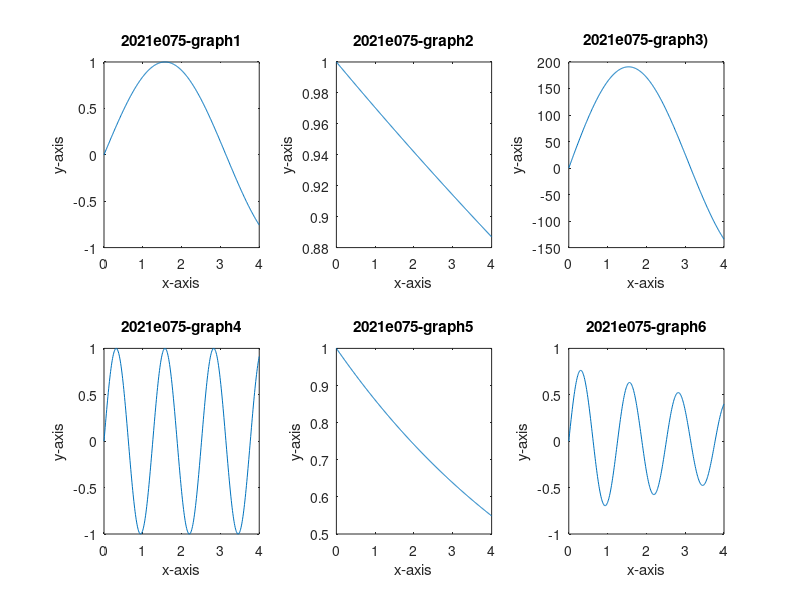

Recreate this plot in MATLAB.

% (1)b.
% Graph_1
subplot(2,3,1);
x=[0:0.01:4];
y1=sin(x);
plot(x,y1)
title('2021e075-graph1');
xlabel('x-axis');
ylabel('y-axis');

%Graph_2
subplot(2,3,2);
x=[0:0.01:4];
y2=exp(-0.03*x);
plot(x,y2)
title('2021e075-graph2');
xlabel('x-axis');
ylabel('y-axis');

%Graph_3
subplot(2,3,3);
x=[0:0.01:4];
y3=exp(-0.03*x).*sin(x).*200;
plot(x,y3)
title('2021e075-graph3)');
xlabel('x-axis');
ylabel('y-axis');

% Graph_4
subplot(2,3,4);
x=[0:0.01:4];
y4=sin(5*x);
plot(x,y4)
title('2021e075-graph4');
xlabel('x-axis');
ylabel('y-axis');

%Graph_5
subplot(2,3,5);
x=[0:0.01:4];
y5=exp(-0.15*x);
plot(x,y5)
title('2021e075-graph5');
xlabel('x-axis');
ylabel('y-axis');

%Graph_6
subplot(2,3,6);
x=[0:0.01:4];
y6=exp(-0.15*x).*sin(5*x).*0.8;
plot(x,y6)
title('2021e075-graph6');
xlabel('x-axis');
ylabel('y-axis');